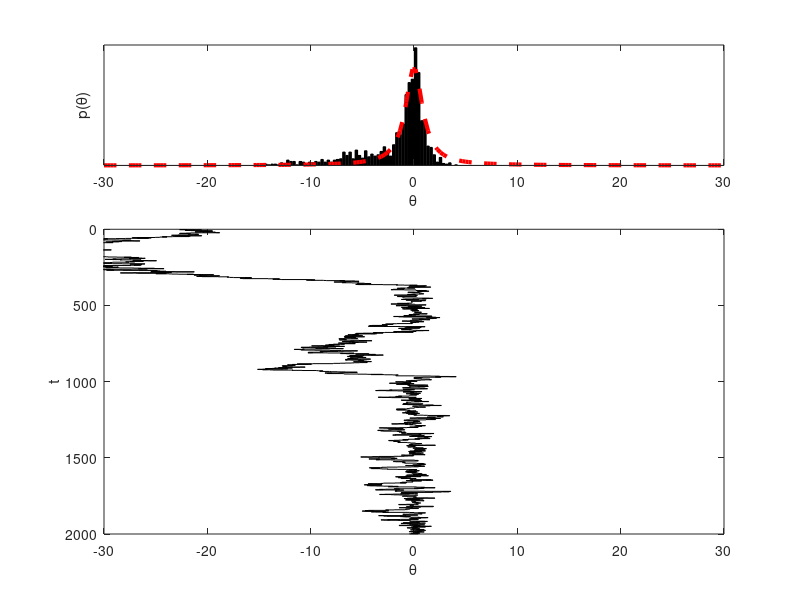

Write the MATLAB code that produced this figure.
# Use the Metropolis procedure to sample from Cauchy density
1; # not a function file
function y = cauchy(theta)
  # returns the unnormalized density of the cauchy distribution
  y = 1 ./ (1 + theta .^ 2);
end


# Initialise the Metropolis sampler
T = 2000; # max iterations
burnin = 500; # samples to exclude
sigma = 1; # std dev of normal proposal density
thetamin  = -30; thetamax = 30; # define a range for starting values
theta = zeros(1, T); # init storage space for our samples
seed=1; rand('state', seed); randn('state',seed); # set the random seed
theta(1) = unifrnd (thetamin, thetamax);


# start sampling
t = 1;
while t < T # iterate until we have T samples
  t=t+1;
  # propose a new value for theta using a normal proposal density
  theta_star = normrnd (theta(t-1), sigma);
  # calculate the acceptance ratio
  alpha = min ([ 1 (cauchy( theta_star) / cauchy (theta(t-1) ))]);
  # draw a uniform deviate from [0. 1]
  u = rand;
  # do we accept this proposal?
  if u < alpha
     theta(t) = theta_star; # if so, proposal becomes a new state
  else
    theta(t) = theta(t-1); # if not, copy old state
  end
end

# Display histogram of our samples
figure (1); clf;
subplot (3,1,1);
nbins = 200;
thetabins = linspace (thetamin, thetamax, nbins);
counts = hist (theta(burnin:T), thetabins);
bar (thetabins, counts/sum(counts), 'k');
xlim ([thetamin thetamax]);
xlabel ('\theta'); ylabel ('p(\theta)');

# overlay the theoretical density
y = cauchy (thetabins);
hold on;
plot (thetabins, y/sum(y), 'r--', 'LineWidth', 3);
set (gca, 'YTick', []);

# display history of our samples
subplot (3,1,2:3);
stairs (theta, 1:T, 'k-');
ylabel ('t'); xlabel ('\theta');
set (gca, 'YDir', 'reverse');
xlim ([thetamin thetamax]);

